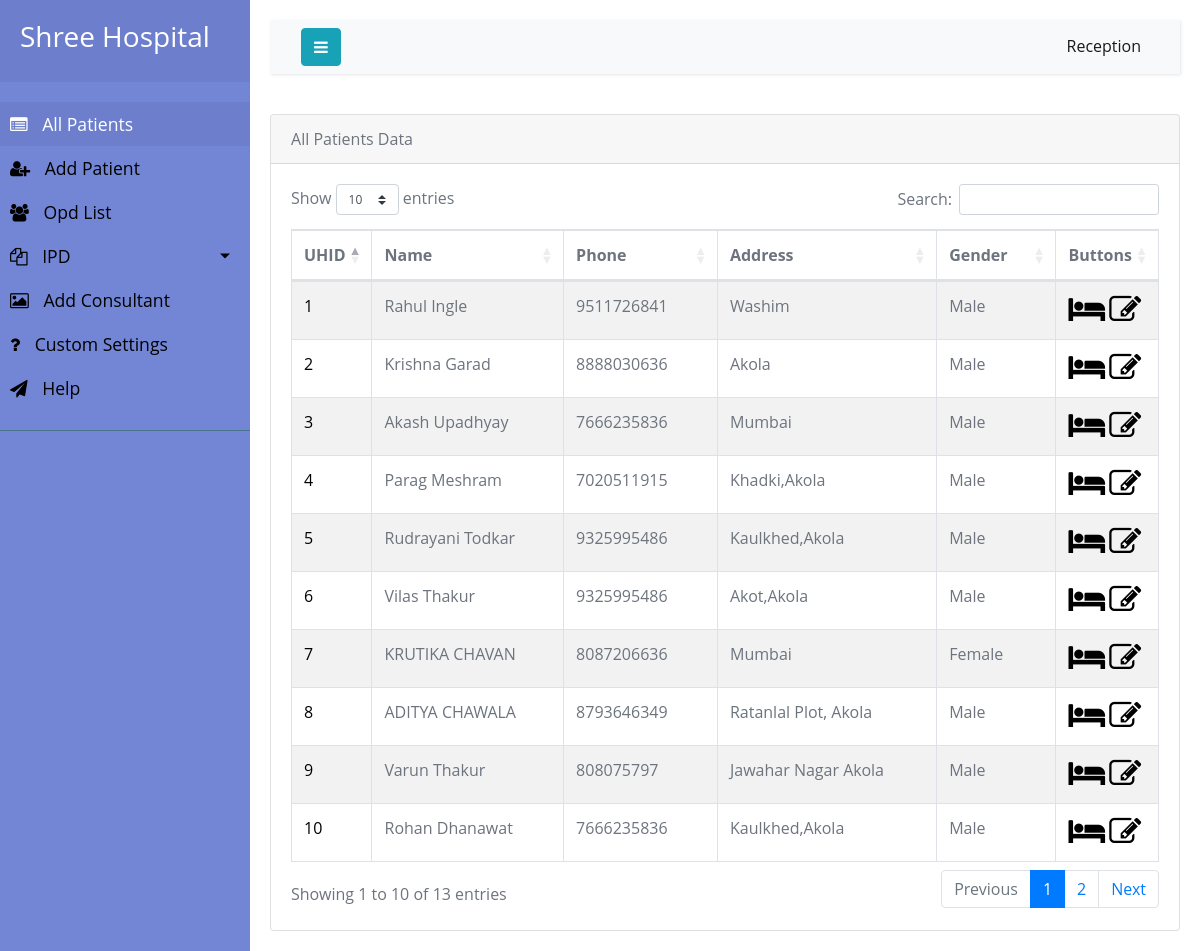
The app's page / (signed in) with its own data.
### hospi/models.py (models this page shows)
class Patient(models.Model):
    firstname = models.CharField(max_length=200)
    lastname = models.CharField(max_length=200)
    phone = models.CharField(max_length=20)
    alternate_phone = models.CharField(max_length=20)
    address = models.TextField()
    patient_id = models.AutoField(primary_key=True)
    gender = models.CharField(max_length=6, choices=Gender)

### hospi/views.py (the view)
# urls.py: re_path(r'^$', my_patient.index, name='home'),
@login_required
def index(request):
    patients = Patient.objects.all()
    return render(request, 'index.html', {'patients': patients})

### hospi/templates/index.html (shortened to what this page needs)
{% extends 'layout.html' %}
{% block body %}
                <section>
                    <div class="section-body">
                        <div class="row">
                            <div class="col-lg-12">
                                <div class="card">
                                    <div class="card-header">
                                        <header>All Patients Data</header>
                                    </div>
                                    <div class="card-body">
                                    <div class=:table-responsive>
                                            <table id="example"class="table table-striped table-bordered" style="width:100%">
                                                <thead>
                                                    <tr>
                                                        <th width="2=10px" >UHID</th>
                                                        <th>Name</th>
                                                        <th>Phone</th>
                                                        <th>Address</th>
                                                        <th>Gender</th>
                                                        <th width="20px">Buttons</th>
                                                    </tr>
                                                </thead>
                                                <tbody>
                                                    {% for order in patients %}
                                                        <tr class="gradeX">
                                                            <td><a href="{% url 'appointment' order.patient_id %}">{{ order.patient_id}}</a></td>
                                                            <td>{{ order.firstname }} {{ order.lastname }}</td>
                                                            <td>{{ order.phone }}</td>
                                                            <td>{{ order.address }}</td>
                                                            <td> {{ order.gender }}   </td>
                                                            <td>
                                                                    <a href="{% url 'ipd' order.patient_id %}" ><i class="fa-2x fa fa-bed"></i> </a>
                                                                <a href="#" ><i class="fa fa-edit fa-2x"></i> </a>
                                                            </td>
                                                        </tr>
                                                    {% endfor %}
                                                </tbody>
                                            </table>
                                     </div>
                                    </div>
                                </div>
                            </div>
                        </div>
                    </div>
                </section>
{% endblock %}

### hospi/templates/layout.html (shortened to what this page needs)
{% load staticfiles %}
<!DOCTYPE html>
<html lang="en">
<head>
    <link rel="stylesheet" href="https://stackpath.bootstrapcdn.com/bootstrap/4.1.0/css/bootstrap.min.css">
    {% load static %}
    <link rel="stylesheet" href="{% static 'css/style4.css' %}">
    <link rel="stylesheet" href="{% static 'css/classic.css' %}">
    <link rel="stylesheet" href="{% static 'css/classic.date.css' %}">
    <link rel="stylesheet" href="{% static 'css/bootstrap-clockpicker.min.css' %}">
    <link rel="stylesheet" href="{% static 'css/jquery-clockpicker.min.css' %}">
     <link rel="stylesheet" href="https://ajax.googleapis.com/ajax/libs/jqueryui/1.12.1/themes/smoothness/jquery-ui.css">
   <link href="https://stackpath.bootstrapcdn.com/font-awesome/4.7.0/css/font-awesome.min.css" rel="stylesheet">
    <link rel="stylesheet" type="text/css" href="https://cdnjs.cloudflare.com/ajax/libs/twitter-bootstrap/4.1.3/css/bootstrap.css" />
    <link rel="stylesheet" type="text/css" href="https://cdn.datatables.net/1.10.19/css/dataTables.bootstrap4.min.css" />
</head>
<body>
<div class="wrapper">
    {% block sidebar %}
    <nav id="sidebar">
        <div class="sidebar-header">
            <h3>Shree Hospital</h3>
        </div>
        <ul class="list-unstyled components">
            <li class="active">
                <a href="{% url 'home' %}"> <i class="fa fa-list-alt" aria-hidden="true"></i>
                    All Patients </a>
            </li>
            <li>
                <a href="{% url 'new' %}"> <i class="fa fa-user-plus" aria-hidden="true"></i>
                    Add Patient</a>
                    <a href="{% url 'opdlist' %}"> <i class="fa fa-users"></i>
                      Opd List</a>
                <a href="#pageSubmenu" data-toggle="collapse" aria-expanded="false" class="dropdown-toggle"> <i class="fa fa-copy"></i>
                   IPD</a>
            </li>
           <li>
                <a href="#"> <i class="fa fa-image"></i>
                    Add Consultant</a>
            </li>
            <li>
                <a href="#"> <i class="fa fa-question"></i>
                    Custom Settings</a>
            </li>
            <li>
                <a href="#"> <i class="fa fa-paper-plane"></i>
                    Help</a>
            </li>
        </ul>
    </nav>{% endblock %}
    <div id="content">
        <nav class="navbar navbar-expand-lg navbar-light bg-light">
            <div class="container-fluid">
                <button type="button" id="sidebarCollapse" class="btn btn-info"> <i class="fa fa-bars" aria-hidden="true"></i>
                </button>
                <div class=" navbar-collapse" id="navbarSupportedContent">
                    <ul class="nav navbar-nav ml-auto">
                        <li class="nav-item active"> <a class="nav-link" href="#">Reception</a>
                        </li>
                    </ul>
                </div>
            </div>
        </nav>{% block body %} {% endblock %}</div>
</div>
</body>
</html>

### hospi/static/css/style4.css (style rules this page uses)
body { font-family: 'Poppins', sans-serif; background: #fafafa; }
a, a:hover, a:focus { color: inherit; text-decoration: none; transition: all 0.3s; }
.navbar { padding: 15px 10px; background: #fff; border: none; border-radius: 0; margin-bottom: 40px; box-shadow: 1px 1px 3px rgba(0, 0, 0, 0.1); }
i, span { display: inline-block; }
.wrapper { display: flex; align-items: stretch; }
#sidebar { min-width: 250px; max-width: 250px; background: #7386D5; color: #fff; transition: all 0.3s; }
#sidebar ul li a { text-align: left; }
#sidebar .sidebar-header { padding: 20px; background: #6d7fcc; }
#sidebar ul.components { padding: 20px 0; border-bottom: 1px solid #47748b; }
#sidebar ul li a { padding: 10px; font-size: 1.1em; display: block; }
#sidebar ul li a i { margin-right: 10px; }
#sidebar ul li.active>a, a[aria-expanded="true"] { color: #fff; background: #6d7fcc; }
a[data-toggle="collapse"] { position: relative; }
.dropdown-toggle::after { display: block; position: absolute; top: 50%; right: 20px; transform: translateY(-50%); }
#content { width: 100%; padding: 20px; min-height: 100vh; transition: all 0.3s; }

### hospi/templates/layout.html (style rules this page uses)
a, a:hover { color: initial; }
body { color: #6d747e; font-family: 'Open Sans', sans-serif; font-size: 16px; line-height: 1.5em; }
.nav>li>a { display: block; position: relative; width: 100%; height: 100%; line-height: 1.2em; margin: 0; }
table { font-size: 1em; }

### records on screen
Patient: patient_id "1", firstname "Rahul", lastname "Ingle", phone "9511726841", address "Washim", gender "Male"
Patient: patient_id "2", firstname "Krishna", lastname "Garad", phone "8888030636", address "Akola", gender "Male"
Patient: patient_id "3", firstname "Akash", lastname "Upadhyay", phone "7666235836", address "Mumbai", gender "Male"
Patient: patient_id "4", firstname "Parag", lastname "Meshram", phone "7020511915", address "Khadki,Akola", gender "Male"
Patient: patient_id "5", firstname "Rudrayani", lastname "Todkar", phone "9325995486", address "Kaulkhed,Akola", gender "Male"
Patient: patient_id "6", firstname "Vilas", lastname "Thakur", phone "9325995486", address "Akot,Akola", gender "Male"
Patient: patient_id "7", firstname "KRUTIKA", lastname "CHAVAN", phone "8087206636", address "Mumbai", gender "Female"
Patient: patient_id "8", firstname "ADITYA", lastname "CHAWALA", phone "8793646349", address "Ratanlal Plot, Akola", gender "Male"
Patient: patient_id "9", firstname "Varun", lastname "Thakur", phone "808075797", address "Jawahar Nagar Akola", gender "Male"
Patient: patient_id "10", firstname "Rohan", lastname "Dhanawat", phone "7666235836", address "Kaulkhed,Akola", gender "Male"
